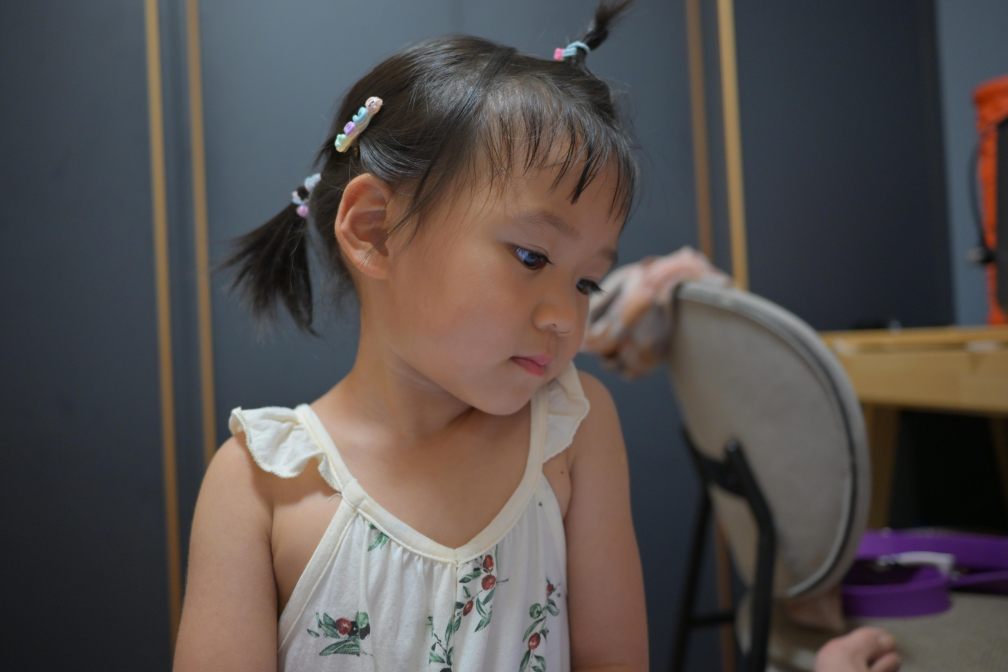
#> input picture .artifacts/engine_probe/camera_thumb.jpg, 6048 x 4032 px (shown at 1/6 size); its folder holds only this picture in this run
$ python -i measure.py   (imports and definitions only)   (older library calls are emulated)
#> lines starting #> are read from the running program, lines starting #| are printed output that depends on the picture
"""pixo.render.vision.measure —— Pixo Vision 区域/全局测量。

本模块基于 cv2/numpy 实现图像测量统计，输出对齐 doc/架构设计文档.md §5.4：
  - global: mean_luminance、highlight_clip_ratio、shadow_clip_ratio、
            contrast、preview_highlight_clip_estimate。
  - region: mask_id、confidence、area_ratio、reliable、mean_lab、
            mean_luminance、highlight_clip_ratio。

设计说明：
  - 仅依赖 numpy 与 opencv-python，不引入 torch/ultralytics。
  - 输入统一按 RGB 展示空间处理；uint8 与 float32 均可，内部转为
    0-255 浮点亮度后测量。
  - 不符合真实分割/不可靠区域时按架构文档约定降级，不抛异常。
  - 算法口径参考 guanlan src/rules/color_stats.py、exposure.py、
    zone_exposure.py、sharpness.py、motion_blur.py、haze.py 的纯
    cv2/numpy 部分，仅做 Pixo schema 所需的轻适配。
"""
from __future__ import annotations

from typing import Any, Mapping, Sequence

import cv2
import numpy as np

# 测量器版本，供 Trace/评审记录。
MEASURE_VERSION = "0.1.0"

# mask/测量算法版本，用于 P0-4 完整评审追溯。
DEFAULT_MASK_VERSION = "mask_v0.1"

# 8-bit 展示空间高光/阴影裁切阈值（与 guanlan exposure.py RGB 回退口径一致）。
HIGHLIGHT_CLIP_THRESHOLD = 250.0
SHADOW_CLIP_THRESHOLD = 5.0

# 可靠性规则：置信度低于 0.6 或面积占比低于 0.5% 时标记不可靠。
CONFIDENCE_THRESHOLD = 0.6
MIN_AREA_RATIO = 0.005

# BT.709 亮度系数。
_LUM_R = 0.2126
_LUM_G = 0.7152
_LUM_B = 0.0722


def _validate_image(image_rgb: np.ndarray) -> None:
    """校验输入图像是否为合法的非空 HxWx3/HxWx4 RGB 数组。"""
    if image_rgb is None:
        raise TypeError("image_rgb 不能为 None")
    if not isinstance(image_rgb, np.ndarray):
        raise TypeError(f"image_rgb 必须是 numpy.ndarray，实际为 {type(image_rgb)}")
    if image_rgb.ndim != 3:
        raise ValueError(f"image_rgb 必须是 HxWx3 数组，实际维度为 {image_rgb.ndim}")
    if image_rgb.shape[2] not in (3, 4):
        raise ValueError(
            f"image_rgb 通道数只支持 3 或 4，实际为 {image_rgb.shape[2]}"
        )
    if image_rgb.shape[0] == 0 or image_rgb.shape[1] == 0:
        raise ValueError(f"输入图像不能为空，实际 shape 为 {image_rgb.shape}")


def _to_float_rgb(image_rgb: np.ndarray) -> np.ndarray:
    """把输入 RGB 转换为 0-255 浮点 RGB，统一测量口径。"""
    _validate_image(image_rgb)
    if image_rgb.dtype == np.uint8:
        rgb = image_rgb.astype(np.float32)
    elif np.issubdtype(image_rgb.dtype, np.floating):
        rgb = image_rgb.astype(np.float32)
        finite = rgb[np.isfinite(rgb)]
        if finite.size > 0 and float(finite.max()) <= 1.01:
            # 0~1 归一化输入，先转到 0~255，保证与 uint8 口径一致。
            rgb = rgb * 255.0
    else:
        rgb = image_rgb.astype(np.float32)

    # 防御 NaN/Inf：测量不应因坏像素抛异常。
    rgb = np.nan_to_num(rgb, nan=0.0, posinf=255.0, neginf=0.0)
    if rgb.shape[2] == 4:
        rgb = rgb[..., :3]
    return rgb


# [61 lines left out: functions _luminance, _clip_ratio, _contrast, _preview_highlight_estimate, measure_global, not called in this run]


def _gray_from_rgb(rgb: np.ndarray) -> np.ndarray:
    """把 0-255 浮点 RGB 转为 uint8 灰度图。"""
    rgb_u8 = np.clip(rgb, 0.0, 255.0).astype(np.uint8)
    return cv2.cvtColor(rgb_u8, cv2.COLOR_RGB2GRAY)


# [67 lines left out: functions _roi_mean_luminance, _center_roi, _grid_rois, measure_zone_exposure, not called in this run]


def _fft_high_freq_ratio(gray: np.ndarray, radius: int = 40) -> float:
    """计算频域高频能量占比（越低越可能脱焦）。"""
    if gray.size == 0:
        return 0.0
    gray_f = gray.astype(np.float32)
    f = np.fft.fft2(gray_f)
    fshift = np.fft.fftshift(f)
    mag = np.abs(fshift)
    total = float(mag.sum()) or 1.0

    h, w = gray.shape
    cy, cx = h // 2, w // 2
    y, x = np.ogrid[:h, :w]
    low_mask = (y - cy) ** 2 + (x - cx) ** 2 <= radius ** 2
    low_energy = float(mag[low_mask].sum())
    return max(0.0, min(1.0, (total - low_energy) / total))


def measure_sharpness(image_rgb: np.ndarray) -> dict[str, float]:
    """锐度/脱焦测量（拉普拉斯方差 + 去噪 + FFT 高频占比）。

    参考 guanlan src/rules/sharpness.py 的纯 cv2/numpy 算法。
    """
    rgb = _to_float_rgb(image_rgb)
    gray = _gray_from_rgb(rgb)

    lap_raw = float(cv2.Laplacian(gray, cv2.CV_64F).var())
    med = cv2.medianBlur(gray, 5)
    lap_denoised = float(cv2.Laplacian(med, cv2.CV_64F).var())
    noise_ratio = max(0.0, min(1.0, (lap_raw - lap_denoised) / max(lap_raw, 1e-6)))
    fft_high = _fft_high_freq_ratio(gray)

    return {
        "laplacian_raw": round(lap_raw, 2),
        "laplacian_denoised": round(lap_denoised, 2),
        "noise_ratio": round(noise_ratio, 4),
        "fft_high_ratio": round(fft_high, 4),
        "detail_score": round(lap_denoised, 2),
    }


# [184 lines left out: functions measure_motion_blur, measure_haze, _prepare_mask, _region_mean_lab, measure_region, not called in this run]


class VisionMeasure:
    """Pixo Vision 测量器：提供全局与区域测量入口。"""

    def __init__(self, *, version: str = MEASURE_VERSION) -> None:
        self.version = version

    def measure_global(self, image_rgb: np.ndarray) -> dict[str, float]:
        """计算全图测量。"""
        return measure_global(image_rgb)

    # [76 lines left out: functions measure_region, measure, not called in this run]


__all__ = [
    "VisionMeasure",
    "measure_global",
    "measure_region",
    "measure_zone_exposure",
    "measure_sharpness",
    "measure_motion_blur",
    "measure_haze",
    "MEASURE_VERSION",
    "DEFAULT_MASK_VERSION",
]

>>> import cv2
>>> picture = cv2.cvtColor(cv2.imread('../../.artifacts/engine_probe/camera_thumb.jpg'), cv2.COLOR_BGR2RGB)
>>> result = measure_sharpness(picture)
#> in _gray_from_rgb, `return cv2.cvtColor(rgb_u8, cv2.COLOR_RGB2GRAY)`:
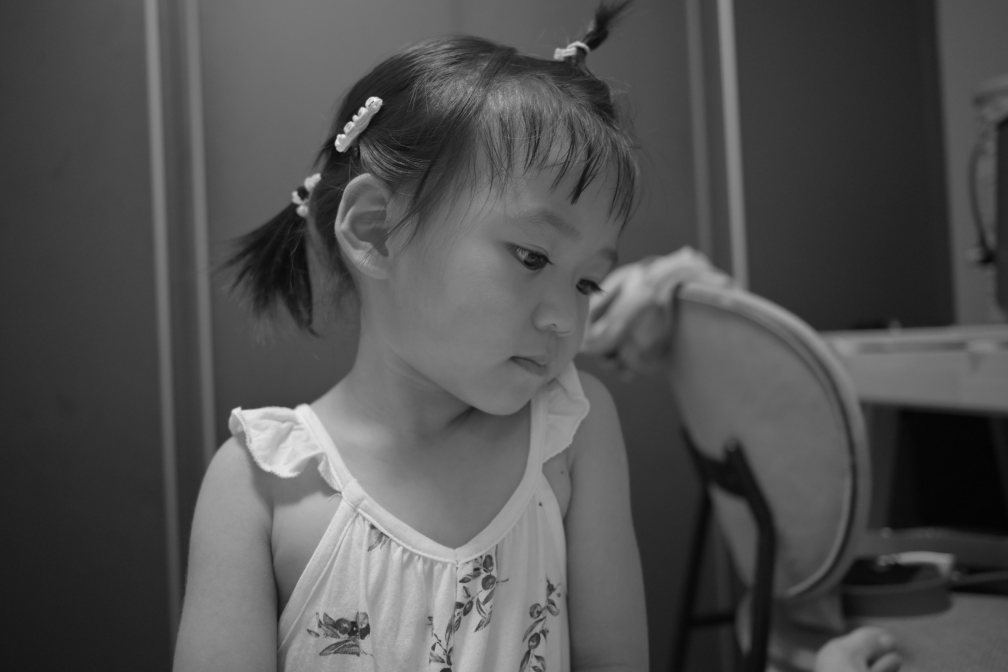
#> returned value: shape (4032, 6048) (shown at 1/6 size); min 0, max 254, mean 81
#> in measure_sharpness, `lap_raw = float(cv2.Laplacian(gray, cv2.CV_64F).var())`: lap_raw = 4.55
#> in measure_sharpness, `lap_denoised = float(cv2.Laplacian(med, cv2.CV_64F).var())`: lap_denoised = 2.18
#> in measure_sharpness, `noise_ratio = max(0.0, min(1.0, (lap_raw - lap_denoised) / max(lap_raw..`: noise_ratio = 0.521
#> in _fft_high_freq_ratio, `total = float(mag.sum()) or 1.0`: total = 1.97e+11
#> in _fft_high_freq_ratio, `low_energy = float(mag[low_mask].sum())`: low_energy = 2.95e+10
#> in measure_sharpness, `fft_high = _fft_high_freq_ratio(gray)`: fft_high = 0.85
#> result = {'laplacian_raw': 4.55, 'laplacian_denoised': 2.18, 'noise_ratio': 0.521, 'fft_high_ratio': 0.85, 'detail_score': 2.18}
